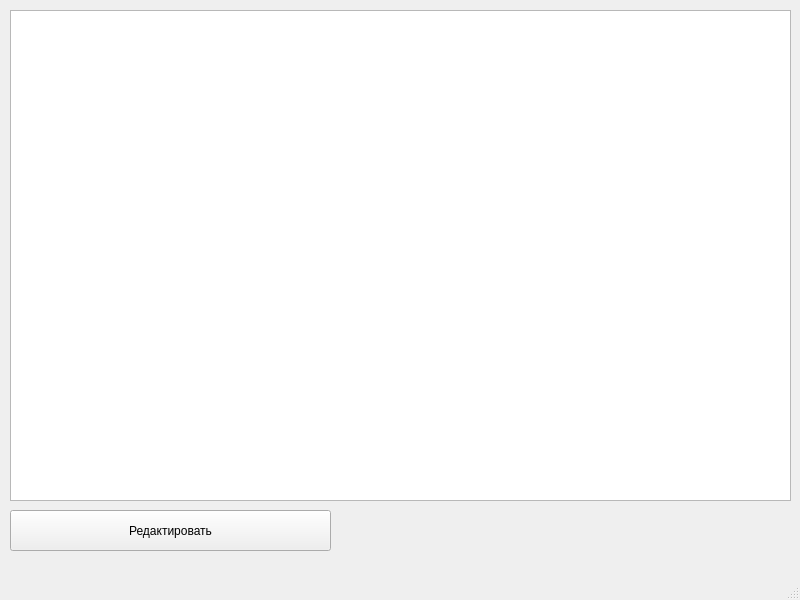
<?xml version="1.0" encoding="UTF-8"?>
<ui version="4.0">
 <class>MainWindow</class>
 <widget class="QMainWindow" name="MainWindow">
  <property name="geometry">
   <rect>
    <x>0</x>
    <y>0</y>
    <width>800</width>
    <height>600</height>
   </rect>
  </property>
  <property name="windowTitle">
   <string>Кофе</string>
  </property>
  <widget class="QWidget" name="centralwidget">
   <widget class="QTableWidget" name="tbl_wdt">
    <property name="geometry">
     <rect>
      <x>10</x>
      <y>10</y>
      <width>781</width>
      <height>491</height>
     </rect>
    </property>
   </widget>
   <widget class="QPushButton" name="btn_edit">
    <property name="geometry">
     <rect>
      <x>10</x>
      <y>510</y>
      <width>321</width>
      <height>41</height>
     </rect>
    </property>
    <property name="text">
     <string>Редактировать</string>
    </property>
   </widget>
  </widget>
  <widget class="QMenuBar" name="menubar">
   <property name="geometry">
    <rect>
     <x>0</x>
     <y>0</y>
     <width>800</width>
     <height>21</height>
    </rect>
   </property>
  </widget>
  <widget class="QStatusBar" name="statusbar"/>
 </widget>
 <resources/>
 <connections/>
</ui>
